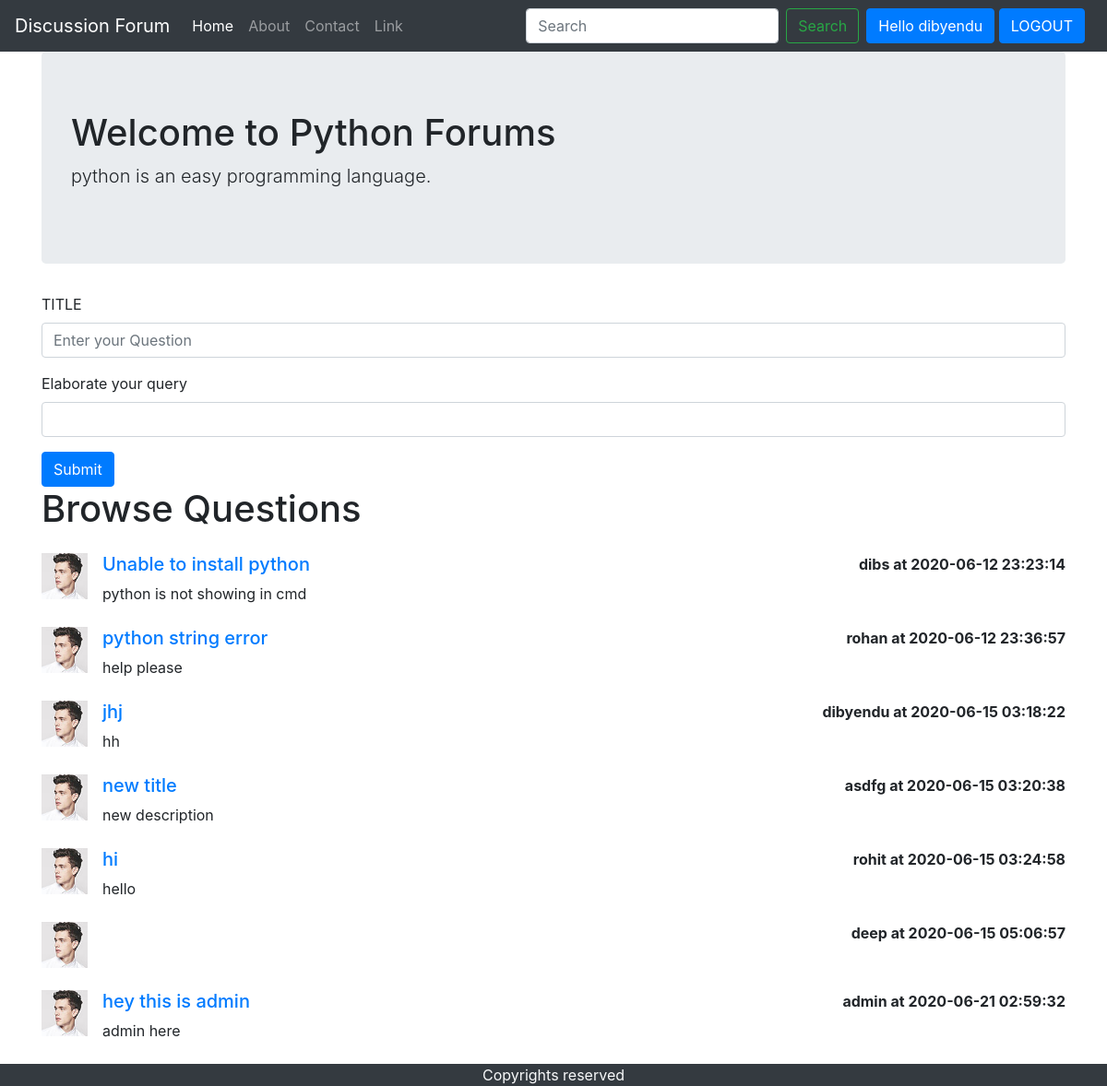
The app's page /threadslist.php?catid=1 (signed in) with its own data.
### tables this page shows
CREATE TABLE `category` (
  `id` int(8) NOT NULL,
  `name` varchar(255) NOT NULL,
  `description` varchar(255) NOT NULL,
  `created` datetime DEFAULT current_timestamp()
);

CREATE TABLE `threads` (
  `id` int(7) NOT NULL,
  `title` varchar(255) NOT NULL,
  `description` text NOT NULL,
  `thread_cat_id` int(7) NOT NULL,
  `thread_user_id` int(7) NOT NULL,
  `created` datetime NOT NULL DEFAULT current_timestamp()
);

CREATE TABLE `users` (
  `user_id` int(11) NOT NULL,
  `user_name` varchar(255) NOT NULL,
  `user_email` varchar(50) NOT NULL,
  `user_pass` varchar(50) NOT NULL,
  `user_time` datetime NOT NULL DEFAULT current_timestamp()
);

### threadslist.php (the view, shortened to what this page needs)
<?php include('partials/header.php');
include('partials/dbconnect.php');
$id=$_GET['catid'];
$sql="SELECT * FROM `category` WHERE `id`=$id";
$res=mysqli_query($conn,$sql);
while($row = mysqli_fetch_assoc($res))
    {
        $name=$row['name'];
        $desc=$row['description'];
    }
?>
<div class="container">
    <div class="jumbotron">
        <h1>Welcome to <?php echo $name; ?> Forums</h1>
        <p class="lead"><?php echo $desc; ?>.</p>
    </div>
</div>
<?php
if (isset($_SESSION['loggedin']) && $_SESSION['loggedin']==true)
{
echo '<div class="container">
        <form action="'.$_SERVER["REQUEST_URI"].'" method="post">
            <div class="form-group">
                <label for="title">TITLE</label>
                <input type="text" class="form-control" id="title" name="title" aria-describedby="emailHelp"
                    placeholder="Enter your Question">
            </div>
            <div class="form-group">
                <label for="desc">Elaborate your query</label>
                <input type="text" class="form-control" id="desc" name="desc">
                <input type="hidden" name="user_id" value="'.$_SESSION['id'].'">
            </div>
            <button type="submit" class="btn btn-primary">Submit</button>
        </form>
    </div>';
}
else{
echo "<h3 class='container text-center'>Log in to post a question</h3>";
}
?>
<div class="container">
    <h1 id='hid'>Browse Questions</h1>
    <?php
    $id=$_GET['catid'];
    $sql="SELECT * FROM `threads` WHERE `thread_cat_id`=$id";
    $res=mysqli_query($conn,$sql);
    while($row = mysqli_fetch_assoc($res))
        {   $noresult=false;
            $id = $row['id'];
            $title=$row['title'];
            $desc=$row['description'];
            $time=$row['created'];
            $thread_user_id=$row['thread_user_id'];
            $sql2="SELECT * FROM `users` WHERE `user_id`='$thread_user_id'";
            $res2=mysqli_query($conn,$sql2);
            $row2=mysqli_fetch_assoc($res2);
            $username=$row2['user_name'];
            echo '<div class="media my-4">
                    <img width="50px" src="images/comment_2.jpg" alt="..." class="mr-3">
                    <div class="media-body">
                    <h5><a href="thread.php?threadid='.$id.'">'.$title.'</a></h5>
                        '.$desc.'
                    </div>
                    <p class="font-weight-bold my-0">'.$username.' at '.$time.'</p>
                </div>';
        }
        ?>
</div>
<?php include('partials/footer.php') ?>

### records on screen
category: name "Python", description "python is an easy programming language"
threads: title "Unable to install python", description "python is not showing in cmd", users.user_name "dibs", created "2020-06-12 23:23:14"
threads: title "python string error", description "help please", users.user_name "rohan", created "2020-06-12 23:36:57"
threads: title "jhj", description "hh", users.user_name "dibyendu", created "2020-06-15 03:18:22"
threads: title "new title", description "new description", users.user_name "asdfg", created "2020-06-15 03:20:38"
threads: title "hi", description "hello", users.user_name "rohit", created "2020-06-15 03:24:58"
threads: users.user_name "deep", created "2020-06-15 05:06:57"
threads: title "hey this is admin", description "admin here", users.user_name "admin", created "2020-06-21 02:59:32"

### other values on screen
$_SESSION['user_name'] "dibyendu"
